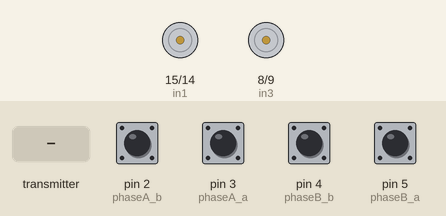
Simulated run of this sketch. Board: Arduino Mega 2560, built with avr-gcc and run on an emulated ATmega2560. On the bench: motor-driver pin pairs drawn as motors (green arrow = first pin HIGH = forward, orange = second pin HIGH = backward, longer = more drive, scaled by the enable pin). The test bench sets the inputs (shaded band); at power-on: pin 2 (phaseA_b), pin 3 (phaseA_a), pin 4 (phaseB_b), pin 5 (phaseB_a) HIGH. No radio packets arrive unless stated.

Above: at 1.2 s.
1.3 s: pin 2 (phaseA_b) pulled LOW for 0.15 s
At 2.3 s:
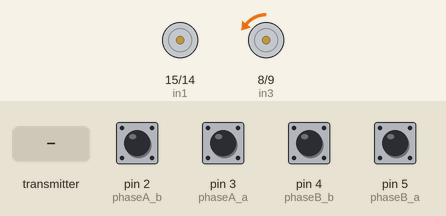
2.9 s: pin 3 (phaseA_a) pulled LOW for 0.15 s
At 3.5 s:
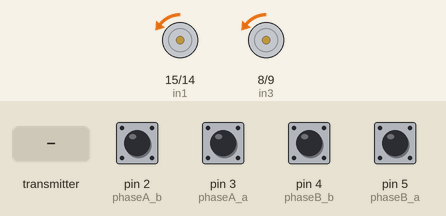
4.5 s: the transmitter starts sending Tocdodat.0 = 25
At 5.8 s:
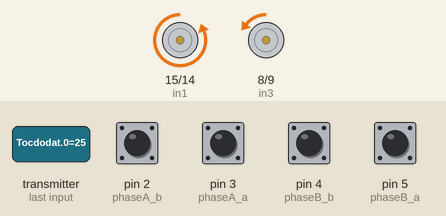
6.1 s: the transmitter starts sending Tocdodat.1 = 25
At 7.2 s:
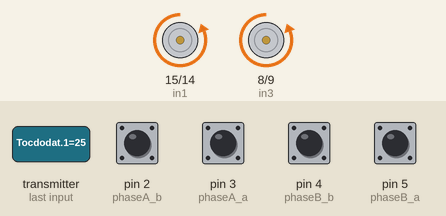
Timing chart, 0 to 8.7 s (numbered marks = the images above; inputs shaded):
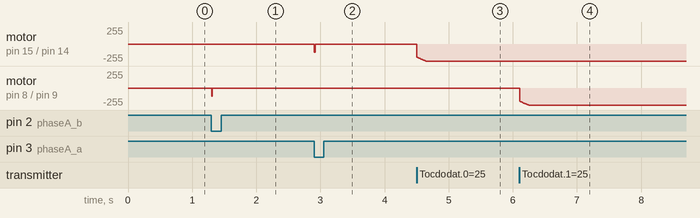

Measured:
- after the input at 1.3 s, motor on pin 8 (in3) / pin 9 (in4): stopped → backward 2/255 at once
- after the input at 2.9 s, motor on pin 15 (in1) / pin 14 (in2): stopped → backward 2/255 at once
- after the input at 4.5 s, motor on pin 15 (in1) / pin 14 (in2): moves from backward 2/255 to backward 255/255 over 0.14 s, starting at once
- after the input at 6.1 s, motor on pin 8 (in3) / pin 9 (in4): moves from backward 2/255 to backward 255/255 over 0.14 s, starting at once

The sketch:

RF24_ROS_receiver.ino
```cpp
#include <SPI.h>
#include <nRF24L01.h>
#include <RF24.h>

#include <TimerOne.h>   //avoid using PWM on pin 11, 12, 13
#include <ros.h>
#include <geometry_msgs/Twist.h>

#define enA 7      //speed control pin
#define in1 15
#define in2 14
#define phaseA_a 3   //encoder pins
#define phaseB_a 5

#define in3 8
#define in4 9
#define enB 10      //speed control pin
#define phaseA_b 2   //encoder pins
#define phaseB_b 4

RF24 radio(24, 53); // CE, CSN
const byte address[6] = "00001";
const double ppr = 391;

double T, xung_a, xung_b;
double tocdo_a, tocdo_b, Tocdodat_a, Tocdodat_b;
double E_a, E1_a, E2_a, E_b, E1_b, E2_b;
double alpha, beta, gamma, Kp, Ki, Kd;
double Output_a, LastOutput_a, Output_b, LastOutput_b;
double linear_x = 0, angular_z = 0;

void rotate_a(double energy) {
  if (energy > 255) energy=255;
  if (energy < -255) energy=-255;
  if (energy > 0) {
    digitalWrite(in1, LOW);      //set rotate direction of motor A
    digitalWrite(in2, HIGH);
    analogWrite(enA, energy);     //set speed of motor A
  }
  else {
    digitalWrite(in1, HIGH);
    digitalWrite(in2, LOW);
    analogWrite(enA, -energy);
  }
}

void rotate_b(double energy) {
  if (energy > 255) energy=255;
  if (energy < -255) energy=-255;
  if (energy > 0) {
    digitalWrite(in3, LOW);      //set rotate direction of motor A
    digitalWrite(in4, HIGH);
    analogWrite(enB, energy);     //set speed of motor A
  }
  else {
    digitalWrite(in3, HIGH);
    digitalWrite(in4, LOW);
    analogWrite(enB, -energy);
  }
}

void Demxung_a() {
  if (digitalRead(phaseB_a)==LOW)
    ++xung_a;
  else
    --xung_a;
}

void Demxung_b() {
  if (digitalRead(phaseB_b)==LOW)
    ++xung_b;
  else
    --xung_b;
}

void PID() {
  tocdo_a = ((xung_a/ppr) / 0.01) * 60;  // xung/390/0.01 = vong/s x60 = vong/ph = RPM
  xung_a = 0;
  E_a = Tocdodat_a - tocdo_a;
  Output_a = (alpha*E_a + beta*E1_a + gamma*E2_a + 2*T*LastOutput_a) / (2*T);
  LastOutput_a = Output_a;

  E2_a = E1_a;
  E1_a = E_a;

  tocdo_b = ((xung_b/ppr) / 0.01) * 60;  // xung/390/0.01 = vong/s x60 = vong/ph = RPM
  xung_b = 0;
  E_b = Tocdodat_b - tocdo_b;
  Output_b = (alpha*E_b + beta*E1_b + gamma*E2_b + 2*T*LastOutput_b) / (2*T);
  LastOutput_b = Output_b;
  E2_b = E1_b;
  E1_b = E_b;

  rotate_a(Output_a);
  rotate_b(Output_b);
}
//----------------------------


void setup()
{
  pinMode(in1, OUTPUT);
  pinMode(in2, OUTPUT);
  pinMode(enA, OUTPUT);
  pinMode(phaseA_a, INPUT_PULLUP);
  pinMode(phaseB_a, INPUT_PULLUP);

  pinMode(in3, OUTPUT);
  pinMode(in4, OUTPUT);
  pinMode(enB, OUTPUT);
  pinMode(phaseA_b, INPUT_PULLUP);
  pinMode(phaseB_b, INPUT_PULLUP);

  radio.begin();
  radio.openReadingPipe(0, address);
  radio.setPALevel(RF24_PA_MIN);
  radio.startListening();

  Tocdodat_a = 0; tocdo_a = 0;      //120 RPM (stable) - max ~200 RPM, below 5 RPM not run
  Tocdodat_b = 0; tocdo_b = 0;
  E_a = 0; E1_a = 0; E2_a = 0;
  Output_a = 0; LastOutput_a = 0;
  E_b = 0; E1_b = 0; E2_b = 0;
  Output_b = 0; LastOutput_b = 0;

  // Thong so PID
  T = 0.01;                       //thoi gian lay mau - s
  Kp = 7.9; Ki = 16.0; Kd = 0.0;
  alpha = 2*T*Kp + Ki*T*T + 2*Kd;
  beta = -2*T*Kp + Ki*T*T - 4*Kd;
  gamma = 2*Kd;

  //Serial.begin(9600);
  attachInterrupt(digitalPinToInterrupt(phaseA_a), Demxung_a, FALLING);
  attachInterrupt(digitalPinToInterrupt(phaseA_b), Demxung_b, FALLING);
  Timer1.initialize(10000);       // 10 ms
  Timer1.attachInterrupt(PID);    // PID check speed and control speed of 2 motors periodically

}

void loop()                 //cmd_vel should set speed=0.1, turn=0.5
{
  if (radio.available()) {
      double Tocdodat[2];
      radio.read(&Tocdodat, sizeof(Tocdodat));
      Tocdodat_a = Tocdodat[0];
      Tocdodat_b = Tocdodat[1];
  }

}
```
